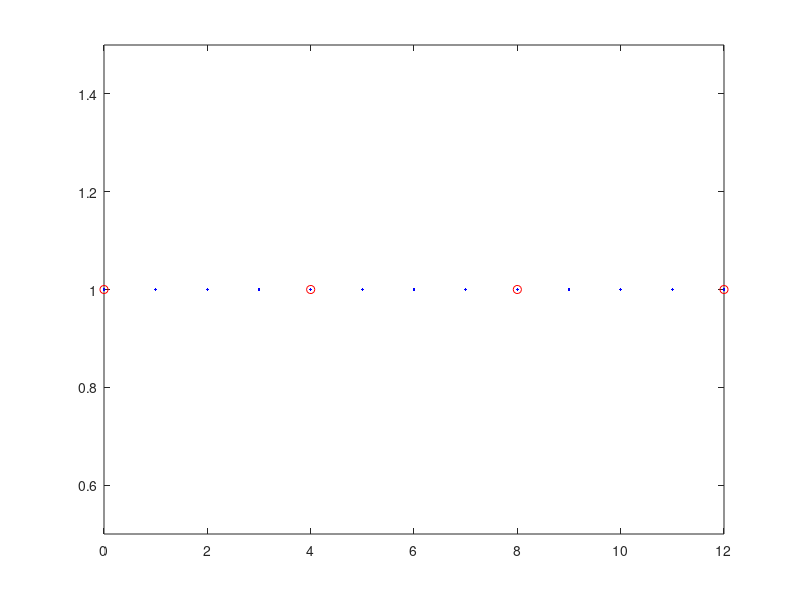
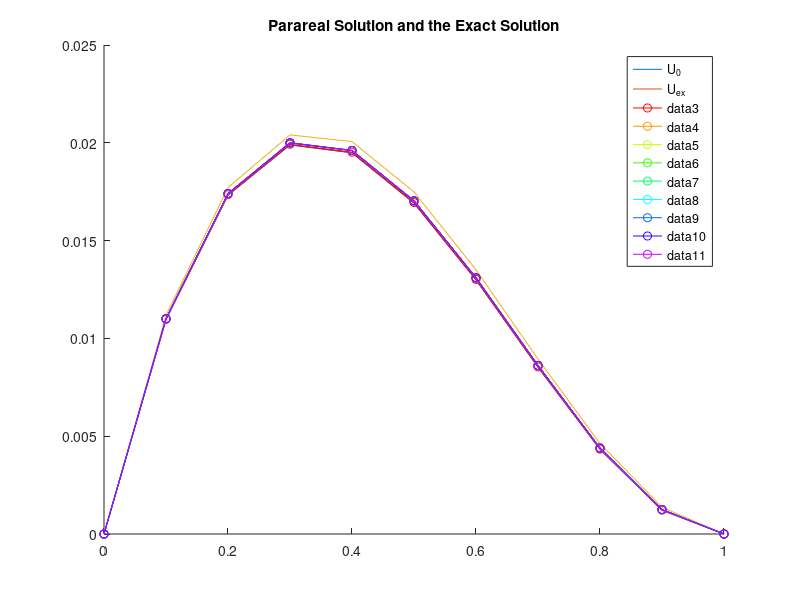
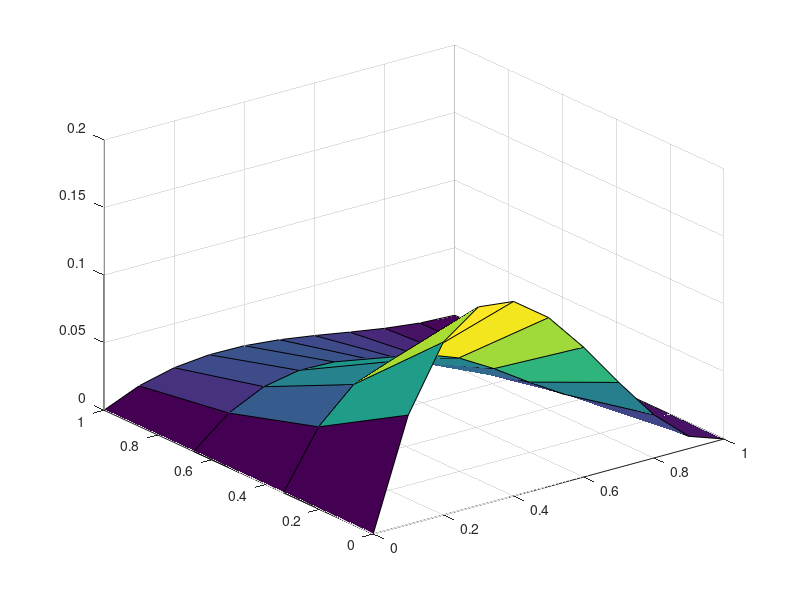
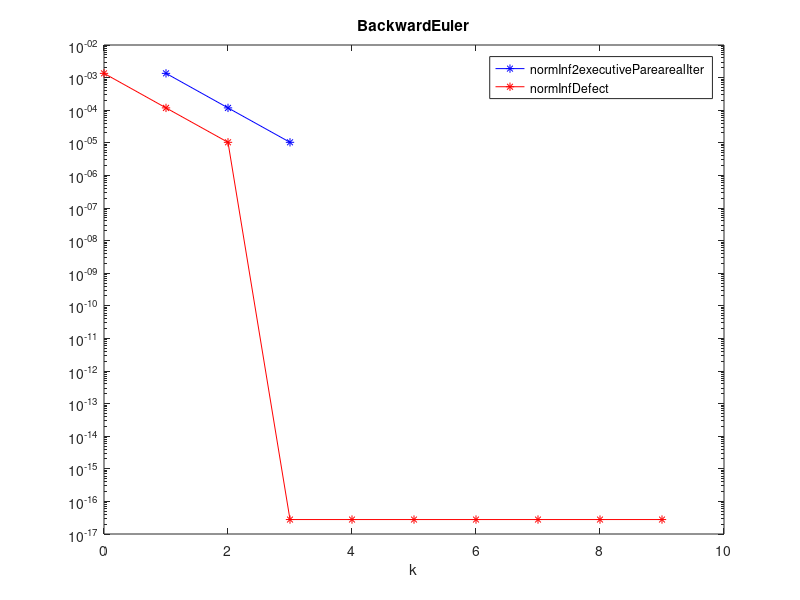

Here is the MATLAB script that generated these plots, in order:
close all
clear
clc


%% ---------------------------------------------------------------
% IVP: u_t = a*u_xx - b*u_x + c*u + f               in (0,L) x (0,T),
%      u(x,0) = u0(x)                    in (0,L),
%      u(0,t) = u(L,t) = 0                 t in (0,T)


%% -----------------------------------------------------------------
% INPUT PARAMETERS:
%   * nt_coarse: number of coarse intervals in time
%   * nx_coarse: number of coarse intervals in space
%   * nt_fine: number of fine intervals in time
%   * nx_fine: number of fine intervals  in space
%   * m: number of fine time steps on each coarse time step
%   * K: number of Parareal iterations (2 <= K <= n_coarse+1)
%        (--> K sequential coarse sweeps and K-1 parallel fine sweeps)
% OUTPUT:
%   * LInfinityErrorNorm



%% -----------------------------------------------------------------


global xC xF a b c

T = 1; %  Intervall (0,T)
L = 1; % omega=(0,L)

%--------------------------------------
% % % solution x(L-x)^2*exp(-2*t);

a = 3;
b = 0.005;
c = 1;

nt_interval = 3; % number of time intervals

nx_coarse = 10; % number of coarse spatial intervals
nt_coarse = 3;% 300 %20    % number of coarse time intervals


nx_fine = 	10; % number of fine spatial intervals
nt_fine = 12;% 3000 %200 . % number of fine time intervals (nt_coarsex2 )

%--------------------------------------
% solution sin(2*pi*x)*exp(-2*t);

% a = 0.5;
% b = 0.0025;
% c = 0;
% 
% nt_interval = 10; % number of time intervals
% 
% nx_coarse = 10;
% nt_coarse = 10;% 300 %20    % number of coarse time intervals
% 
% 
% nx_fine = 	10;
% nt_fine = 20;% 3000 %200 . % number of fine time intervals



%--------------------------------------
% % % % solution x*(L-x)*exp(-2*t);
%
% a = 3;
% b = 0.005;
% c = 1;
%
% nt_interval = 10; % number of time intervals
%
% nx_coarse = 10; % number of coarse spatial intervals
% nt_coarse = 10;% 300 %20    % number of coarse time intervals
%
%
% nx_fine = 	10; % number of fine spatial intervals
% nt_fine = 160;% 3000 %200 . % number of fine time intervals (nt_coarsex2 )


% solver ='BackwardEuler';
solver ='BackwardEuler';

dx = L/nx_fine;   % fine spatial discretization steps
if strcmp(solver,'BackwardEuler')==1
    dt = T/nt_fine;   % fine temporal discretization steps . % dx^2/2 for Runge-Kutta
elseif strcmp(solver,'Runge-Kutta4')==1
    dt = dx^2/6;
end

DT = T/nt_interval;  % reference temporal discretization steps

dX = L/nx_coarse; % coarse spatial discretization steps
dT = T/nt_coarse; % coarse temporal discretization steps

M = DT/dT  % number of coarse time steps on each time interval
m = DT/dt  % number of fine time steps on each time interval

r = dT/dX^2;
r1 = dt/dx^2;

K = 10 % number of Parareal iterations

% 2-level domain decomposition initial
N_fine_nodes = m*nt_interval+1 % 11
N_subdomains = nt_interval + 1 % 6
% Id = eye(N_fine_nodes);


% plot the time domain
figure
plot(0:N_fine_nodes-1,1,'.b',0:m:N_fine_nodes-1,1,'ro')
xlim([0 N_fine_nodes-1])
ylim([0.5 1.5])

%% -----------------------------------------------------------------


xt = linspace(0,T,nt_interval+1);

cmap = hsv(K); % color map

% For the plots

% coarse points
xC = linspace(0,L,nx_coarse+1);
tC = linspace(0,T,nt_interval+1);

% fine points
xF = linspace(0,L,nx_fine+1);
tF = linspace(0,T,nt_fine+1);

cmap = hsv(K);

%-------------------------------------------------------
% % exact solution 1
u_ex=@(x,t) x*(L-x)^2*exp(-2*t);%sin(2*pi*x)*exp(-2*t);%

ux0_function = @(x) (x.*(L-x).^2);%sin(2*pi*x);%

f = @(x,t) b.*(exp(-2.*t).*(L - x).^2 - x.*exp(-2.*t).*(2.*L - 2.*x)) - a.*(2.*x.*exp(-2.*t) - 2.*exp(-2.*t).*(2.*L - 2.*x)) - 2.*x.*exp(-2.*t).*(L - x).^2 - c.*x.*exp(-2.*t).*(L - x).^2;



%-------------------------------------------------------
% % exact solution 2
% u_ex=@(x,t) sin(2*pi*x)*exp(-2*t);%x*(L-x)^2*exp(-2*t);
% 
% %syms a b c x t L
% % u = sin(2*pi*x)*exp(-2*t);%x*(L-x)^2*exp(-2*t)
% % f = diff(u,t) - a*diff(diff(u,x),x) + b*diff(u,x) - c*u
% 
% ux0_function = @(x) sin(2*pi*x);%(x.*(L-x).^2);
% 
% f = @(x,t) 4*a*pi^2*exp(-2*t)*sin(2*pi*x) - c*exp(-2*t)*sin(2*pi*x) - 2*exp(-2*t)*sin(2*pi*x) + 2*b*pi*exp(-2*t)*cos(2*pi*x);

%-------------------------------------------------------
% % exact solution 3
% % % syms a b c x t L
% % % u = x*(L-x)*exp(-2*t)
% % % f = diff(u,t) - a*diff(diff(u,x),x) + b*diff(u,x) - c*u
% u_ex=@(x,t) x*(L-x)*exp(-2*t);%sin(2*pi*x)*exp(-2*t);%
%
% ux0_function = @(x) (x.*(L-x));%sin(2*pi*x);%
%
% f = @(x,t) 2*a*exp(-2*t) - b*(x.*exp(-2*t) - exp(-2*t).*(L - x)) - 2*x.*exp(-2*t).*(L - x) - c*x.*exp(-2*t).*(L - x);



%% Define find and coarse propagators
% Backward Euler fine solver
% A_tilde
rF = a*dt/(dx^2);
kF = b*dt/(2*dx);


A_F = (kF-rF)*diag(ones(nx_coarse-2,1),1) + (1+2*rF-c*dt)*eye(nx_coarse-1) - (kF+rF)*diag(ones(nx_coarse-2,1),-1);
Id_F = eye(size(A_F));
A_F_Global =  zeros((nt_interval+1)*(nx_coarse-1));
for i =1:nt_interval+1
    %  i = i + 1m
    A_F_Global((i-1)*(nx_coarse-1)+1:i*(nx_coarse-1),(i-1)*(nx_coarse-1)+1:i*(nx_coarse-1)) = Id_F;
    if i>1
        A_F_Global((i-1)*(nx_coarse-1)+1:i*(nx_coarse-1),(i-2)*(nx_coarse-1)+1:(i-1)*(nx_coarse-1)) = -A_F^-m;
    end
end
A_tilde = A_F_Global;

% Backward Euler coarse solver
% M_tilde
rC = a*dT/(dX^2);
kC = b*dT/(2*dX);

A_C = (kC-rC)*diag(ones(nx_coarse-2,1),1) + (1+2*rC-c*dT)*eye(nx_coarse-1) - (kC+rC)*diag(ones(nx_coarse-2,1),-1);
Id_C = eye(size(A_C));
A_C_Global =  zeros((nt_interval+1)*(nx_coarse-1));
for i =1:nt_interval+1
    %  i = i + 1
    A_C_Global((i-1)*(nx_coarse-1)+1:i*(nx_coarse-1),(i-1)*(nx_coarse-1)+1:i*(nx_coarse-1)) = Id_C;
    if i>1
        A_C_Global((i-1)*(nx_coarse-1)+1:i*(nx_coarse-1),(i-2)*(nx_coarse-1)+1:(i-1)*(nx_coarse-1)) = -A_C^-1;
    end
end
M_tilde = A_C_Global;

%%
% Reduced system
% F_tilde = (1-a*dt)^-m;  % fine propagator
% G_tilde = (1-a*Dt)^-1;  % coarse propagator
%
% Uk_0 = zeros(N,1);
% % Uk_0(1) = u0;
% rhs0 = [u0; zeros(m*N,1)];
% rhs = [u0; (F_tilde-G_tilde)*Uk_0];
%
% A = eye(m*N+1,m*N+1) + (-(1-a*dt)^-1)*diag(ones(m*N,1),-1);  % original problem matrix
%
% A_tilde = eye(N+1,N+1) + (-F_tilde)*diag(ones(N,1),-1);      % reduced matrix
%
% M_tilde = eye(N+1,N+1) + (-G_tilde)*diag(ones(N,1),-1);      % approximate reduced matrix

% fine solution

%  xtrue = linspace(0,T,nx_coarse*m+1);
%  ttrue = linspace()
%  pick = 1:m:nt_interval*m+1;

% Exact solution at time T = 1
U_exact=zeros(1,nx_fine+1);
for i=1:nx_fine+1
    U_exact(i)=u_ex(xF(i),T);
end

% initial solution u0
ux0 = ux0_function(xF(2:end-1))';

% Fine sequential propagator
% Uk_0 = zeros((nt_interval+1)*(nx_fine-1),1);
% Uk_0(1:nx_fine-1) = ux0;
% rhs0 = [ux0; zeros(((nt_interval+1)*(nx_fine-1)-nx_fine+1),1)];
%  rhs = [ux0; (A_tilde-M_tilde)*Uk_0];

% % Define original A and I_F
A_Fo = (kF-rF)*diag(ones(nx_fine-2,1),1) + (1+2*rF-c*dt)*eye(nx_fine-1) - (kF+rF)*diag(ones(nx_fine-2,1),-1);
Id_Fo = eye(size(A_Fo));
A_Original =  zeros(m*nt_interval+1);
for i =1:m*nt_interval+1
    %  i = i + 1
    A_Original((i-1)*(nx_coarse-1)+1:i*(nx_coarse-1),(i-1)*(nx_coarse-1)+1:i*(nx_coarse-1)) = Id_Fo;
    if i>1
        A_Original((i-1)*(nx_coarse-1)+1:i*(nx_coarse-1),(i-2)*(nx_coarse-1)+1:(i-1)*(nx_coarse-1)) = -A_Fo^-1;
    end
end




% Restriction matric for the right hand side
R_rhs =  zeros((nt_interval+1)*(nx_fine-1),(m*nt_interval+1)*(nx_fine-1));
seq_rhs = [zeros(nx_fine-1,(m*nt_interval+1)*(nx_fine-1))];
for i = 1:m
    seq_rhs(:,(i)*(nx_fine-1)+1:(i+1)*(nx_fine-1)) =  A_Fo^-(m-i);
end

for i = 1:nt_interval+1
    %  i = i + 1
    if i == 1
        R_rhs((i-1)*(nx_fine-1)+1:i*(nx_fine-1),(i-1)*(nx_fine-1)+1:i*(nx_fine-1)) = Id_Fo;
        i_temp = 0;
        
    else
        %         R_rhs((i-1)*(nx_fine-1)+1:i*(nx_fine-1),(i-1+i_temp)*(nx_fine-1)+1:(i+i_temp)*(nx_fine-1)) = A_F^-1;
        %         R_rhs((i-1)*(nx_fine-1)+1:i*(nx_fine-1),(i+i_temp)*(nx_fine-1)+1:(i+1+i_temp)*(nx_fine-1)) = Id_F;
        %         i_temp = i_temp + 1;
        
        R_rhs((i-1 )*(nx_fine-1)+1:(i )*(nx_fine-1),:) = seq_rhs;
        seq_rhs = [zeros(nx_fine-1,(m)*(nx_fine-1)) seq_rhs];
        seq_rhs(:,end-(m)*(nx_fine-1)+1:end)=[];
        i_temp = i_temp + nx_fine-1;
    end
end


% source force F
F = zeros((m*nt_interval+1)*(nx_fine-1),1);
F(1:nx_fine-1) = ux0;
% i_temp = 1;
% t0 = tF(1); i = i+1
for i = 2:m*nt_interval+1
    F((i-1)*(nx_fine-1) + 1 :i*(nx_fine-1) ,:) = A_Fo^-1*dt*f(xF(2:nx_fine),tF(i))';
end
uF_seq = A_tilde\( R_rhs*F);
%     Uk_0 = uF_true;
% end
figure
hold on
plot(xF,[0;uF_seq(end-nx_fine+2:end);0])

plot(xF,U_exact)
legend('U_{FineSequential}','U_{ex}')
title('Sequentially Fine Solution and the Exact Solution')


% return
%% ------------------------------------------------------------------
% initial coarse integration

% initial solution u0
ux0C = ux0_function(xC(2:end-1))';

% Coarse sequential propagator

Uk_0C = zeros((nt_interval+1)*(nx_coarse-1),1);
Uk_0C(1:nx_coarse-1) = ux0C;
% rhs0 = [ux0; zeros(((nt_interval+1)*(nx_coarse-1)-nx_coarse+1),1)];
%  rhs = [ux0; (A_tilde-M_tilde)*Uk_0];
% source force F
F_C = zeros((nt_interval+1)*(nx_coarse-1),1);
F_C(1:nx_coarse-1) = ux0C;
% i_temp = 1;
for i = 2:nt_interval+1
    F_C((i-1)*(nx_coarse-1) + 1 :i*(nx_coarse-1) ,:) = A_C^-1*dT*f(xC(2:nx_coarse),tC(i))';
end

% figure
% hold on
% uC = M_tilde\( F_C);
% plot(xC,[0;uC(end-nx_coarse+2:end);0])

% plot(xF,U_exact)
% legend('U_{0}','U_{ex}')
% title('Parareal Solution and the Exact Solution')

% coarse space initial
indice_R_coarse  = 0:m:m*nt_interval;
R = zeros((nx_coarse-1)*length(indice_R_coarse),(m*nt_interval+1)*(nx_coarse-1));
for i = 1:length(indice_R_coarse)
    R((i-1)*(nx_coarse-1)+1:(i)*(nx_coarse-1),indice_R_coarse(i)*(nx_coarse-1)+1:indice_R_coarse(i)*(nx_coarse-1)+(nx_coarse-1)) = Id_C;
end

% coarse correction
R'*M_tilde*R;
% return
% first subdomain  Omega_1 = {0}
R1 = zeros((nx_coarse-1),(m*nt_interval+1)*(nx_coarse-1));
R1(1:nx_coarse-1,1:nx_coarse-1) = Id_C;
A1 = R1*A_Original*R1';


% define nodes in other subdomains
N_nodes_subdomain = m;
indice_R_subdomains = zeros(nt_interval,N_nodes_subdomain);
for i =1:nt_interval
    indice_R_subdomains(i,:) =  (i-1)*m+1:(i-1)*m+m;
end


% A_Fo = (kF-rF)*diag(ones(nx_fine-2,1),1) + (1+2*rF-c*dt)*eye(nx_fine-1) - (kF+rF)*diag(ones(nx_fine-2,1),-1);
% Id_Fo = eye(size(A_Fo));
% A_Original =  zeros(m*(nt_interval+1)*(nx_coarse-1));



% Omega_2 = {1,2} Omega_3 = {3,4}
R2_end = zeros(nt_interval*N_nodes_subdomain*(nx_coarse-1),(m*nt_interval+1)*(nx_coarse-1)) ;
for i = 1:nt_interval*N_nodes_subdomain
    R2_end((i-1)*(nx_coarse-1)+1:i*(nx_coarse-1),(i)*(nx_coarse-1)+1:(i+1)*(nx_coarse-1)) = Id_F;
end

R_sub = [];       % restriction matrices
A_sub = [];       % sub-matrices
for i = 2: nt_interval+1
    R_sub{i} = R2_end(N_nodes_subdomain*(nx_coarse-1)*(i-2)+1:N_nodes_subdomain*(nx_coarse-1)*(i-2)+N_nodes_subdomain*(nx_coarse-1),:);
    A_sub{i} = R_sub{i}*A_Original*R_sub{i}';
end

% % define 2-level domain decomposition multiplicative preconditioner
P = R1'*A1*R1;
P1 = R1'*A1^-1*R1;
for i = 2:nt_interval+1
    P = P + R_sub{i}'*A_sub{i}*R_sub{i};
    P1 = P1 + R_sub{i}'*A_sub{i}^-1*R_sub{i};
end
DDD = P^-1 - P1;
norm(DDD)
% return


% P_sum_inverse = R1'*A1^-1*R1;
% for i = 2:nt_interval+1
%     P_sum_inverse = P_sum_inverse + R_sub{i}'*A_sub{i}^-1*R_sub{i};
% end

%%Multiplicative
Id = eye(size(A_Original));
M_mul = P*(R'*M_tilde*R +  Id - R'*R);

%%Additive
M_add = P + (R'*M_tilde*R - R'*R);

% initial coarse solution
uC = M_tilde\( F_C);
plot(xC,[0;uC(end-nx_coarse+2:end);0])

plot(xF,U_exact)
legend('U_{0}','U_{ex}')
title('Parareal Solution and the Exact Solution')

U0n = uC;
% proNj = 1;

normInf2executiveParearealIter = [];
normInfDefect = [norm(uC - uF_seq,inf)];%[norm(uC(end-nx_coarse+2:end,:) - uF_seq(end-nx_coarse+2:end,:),inf)];%

L2NormError = [ norm(uC - uF_seq,2)];%[ sqrt(sum(sum(dT*(uF_seq(end-nx_coarse+2:end,:)-uC(end-nx_coarse+2:end,:)).^2)))];%
LInfNormError = [norm(uC - uF_seq,inf)];%[max(abs(uF_seq(end-nx_coarse+2:end,:)-uC(end-nx_coarse+2:end,:)))];%


% SupperlinearErrorBound  = LInfNormError;
% LinearErrorBound  = LInfNormError;

%%

U=uC;
% iteration loop
for k = 1: K-1
    % k = k + 1
    %         rhs(2:end) =  [ (F_tilde-G_tilde)*U(1:end-1)];
    %         U = M_tilde\rhs;
%         if k==15
%             return
%         end
    
     U = M_tilde\((M_tilde - A_tilde)*U + R_rhs*F);%
%     U = U+M_tilde^-1*(R_rhs*F -  A_tilde*U);%
%     U = gmres(M_tilde,((M_tilde - A_tilde)*U + R_rhs*F),20,1e-16);%
    
    plot(xC,[0;U(end-nx_coarse+2:end);0],'Color',cmap(k,:),'Marker','o');
    
    %
    %        norm(uF_true(pick)-U,'inf')
    %     proNj(k+1) = proNj(k)*(N-k);
    %
    normInf_U0n = norm(U-U0n,inf) ;
    normInf2executiveParearealIter =[normInf2executiveParearealIter;normInf_U0n] ;
    normInfDefect =[normInfDefect ; norm(U-uF_seq,inf)];
    
    U0n = U;
    L2NormError(k+1) = [norm(U - uF_seq,2)];%sqrt(sum(sum(dT*(uF_seq(end-nx_coarse+2:end,:)-U(end-nx_coarse+2:end,:)).^2)));%
    LInfNormError(k+1) = [norm(U - uF_seq,inf)];%max(abs(uF_seq(end-nx_coarse+2:end,:)-U(end-nx_coarse+2:end,:)));%
    
    %     SupperlinearErrorBound(k+1)  = (abs(exp(a*Dt) - Rz(a*Dt)))^(k)/factorial(k)*proNj(k+1)*max(abs(uF_true-U0n));
    %     LinearErrorBound(k+1)  = (abs(exp(a*Dt) - Rz(a*Dt))/(1- abs(Rz(a*Dt))))^(k)*max(abs(uF_true-U0n));
end  % iteration loop

% uF_true_coarse=uF_true(pick)
U;
U_plot = [];
for i = 1:length(U)/(nx_coarse-1)
    % i = i + 1
    U_plot(i,:) = U((i-1)*(nx_coarse-1)+1:i*(nx_coarse-1))';
end
U_plot = [zeros(nt_interval+1,1) U_plot zeros(nt_interval+1,1)];

figure
surf(xC,tC,U_plot)
% L2NormError=L2NormError'
% LInfNormError=LInfNormError'
% SupperlinearErrorBound=SupperlinearErrorBound'
% LinearErrorBound=LinearErrorBound'


figure
semilogy(1:K-1, normInf2executiveParearealIter,'-*b',0:K-1,normInfDefect,'-*r')
legend('normInf2executiveParearealIter','normInfDefect')
xlabel('k')
title(solver)

figure
semilogy(0:K-1,LInfNormError,'r-^',0:K-1,L2NormError,'b-o')
legend('L^{oo}NormError','L^2NormError')
xlabel('k')
% xlim([0 30])
ylim([1e-18 1e-0])
title('Error norm between the Parareal solution and the Sequential Fine solution at the end of each time-slice')
